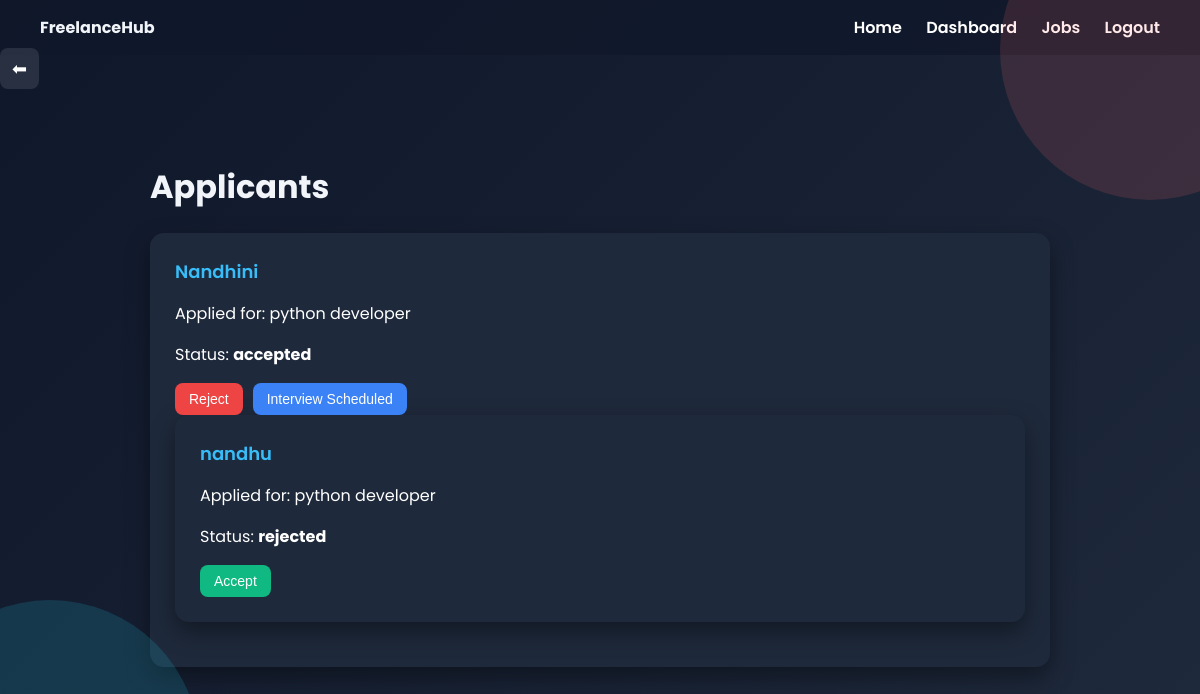
The page /applicants/1/ (signed in) on the database its author committed.
### accounts/models.py (models this page shows, shortened)
class Application(models.Model):
    STATUS_CHOICES = [
    ('applied', 'Applied'),
    ('accepted', 'Accepted'),
    ('completed', 'Completed'),
    ('rejected', 'Rejected'),
]
    job = models.ForeignKey(
        Job,
        on_delete=models.CASCADE,
        related_name='applications'
    )
    freelancer = models.ForeignKey(
        User,
        on_delete=models.CASCADE,
        related_name='applications'
    )
    status = models.CharField(max_length=20, choices=STATUS_CHOICES, default='applied')
    applied_at = models.DateTimeField(auto_now_add=True)
    class Meta:
        unique_together = ('job', 'freelancer')  # prevents duplicate applications

class Job(models.Model):
    STATUS_CHOICES = [
        ('open', 'Open'),
        ('closed', 'Closed'),
    ]
    title = models.CharField(max_length=200)
    description = models.TextField()
    salary = models.DecimalField(max_digits=10, decimal_places=2)
    deadline = models.DateField()
    posted_by = models.ForeignKey(
        User,
        on_delete=models.CASCADE,
        related_name='jobs'
    )
    status = models.CharField(max_length=20, choices=STATUS_CHOICES, default='open')
    created_at = models.DateTimeField(auto_now_add=True)

### accounts/views.py (the view)
# urls.py: path("applicants/<int:job_id>/", views.view_applicants, name="view_applicants"),
@login_required
def view_applicants(request, job_id):
    job = get_object_or_404(Job, id=job_id)
    applications = Application.objects.filter(job=job)
    interviews = Interview.objects.filter(job=job)
    interviewed_freelancers = interviews.values_list("freelancer_id", flat=True)
    return render(request, "accounts/applicants.html", {
        "applications": applications,
        "job": job,
        "interviews": interviews,
        "interviewed_freelancers": interviewed_freelancers
    })

### accounts/templates/accounts/applicants.html (shortened to what this page needs)
{% extends "base.html" %}
{% block content %}
<div style="margin-bottom:20px;">
<a href="{% url 'dashboard' %}" style="
text-decoration:none;
color:white;
font-size:18px;
padding:8px 12px;
border-radius:8px;
background:rgba(255,255,255,0.1);
">
⬅
</a>
</div>
<div class="container">
<h1>Applicants</h1>
{% for app in applications %}
<div class="app-card">
<div class="freelancer-name">
{{ app.freelancer.username }}
</div>
<p>Applied for: {{ app.job.title }}</p>
<p>Status: <strong>{{ app.status }}</strong></p>
<div class="actions">
{% if app.status != "accepted" %}
<form method="POST" action="{% url 'accept_application' app.id %}">
<button class="btn btn-accept">Accept</button>
</form>
{% endif %}
{% if app.status != "rejected" %}
<form method="POST" action="{% url 'reject_application' app.id %}">
<button class="btn btn-reject">Reject</button>
</form>
{% endif %}
{% if app.status == "accepted" %}
{% if app.freelancer.id in interviewed_freelancers %}
<button class="btn btn-interview" disabled>
Interview Scheduled
</button>
{% else %}
<a href="{% url 'schedule_interview' app.id %}" class="btn btn-interview">
Schedule Interview
</a>
{% endif %}
{% endif %}
</div>
{% empty %}
<p>No applicants yet.</p>
{% endfor %}
</div>
{% endblock %}

### templates/base.html (style rules this page uses)
body { margin: 0; font-family: 'Poppins', sans-serif; background: linear-gradient(135deg, #0f172a, #1e293b); color: #f1f5f9; }
body::before, body::after { content: ""; position: fixed; width: 300px; height: 300px; border-radius: 50%; z-index: 0; opacity: 0.15; }
body::before { background: #ff6b6b; top: -100px; right: -100px; }
body::after { background: #22d3ee; bottom: -100px; left: -100px; }

### accounts/templates/accounts/applicants.html (style rules this page uses)
.container { max-width:900px; margin:auto; padding:40px; }
.app-card { background:#1e293b; padding:25px; border-radius:14px; margin-bottom:20px; box-shadow:0 10px 25px rgba(0,0,0,0.4); color:white; }
.freelancer-name { font-size:18px; color:#38bdf8; font-weight:600; }
.actions { margin-top:15px; display:flex; gap:10px; flex-wrap:wrap; }
.btn { padding:8px 14px; border-radius:8px; border:none; cursor:pointer; text-decoration:none; font-size:14px; }
.btn-accept { background:#10b981; color:white; }
.btn-reject { background:#ef4444; color:white; }
.btn-interview { background:#3b82f6; color:white; }

### rows shown on the page
Application: freelancer.username "Nandhini", job "python developer", status "accepted", shows "Reject", shows "Interview Scheduled"
Application: freelancer.username "nandhu", job "python developer", status "rejected", shows "Accept"
